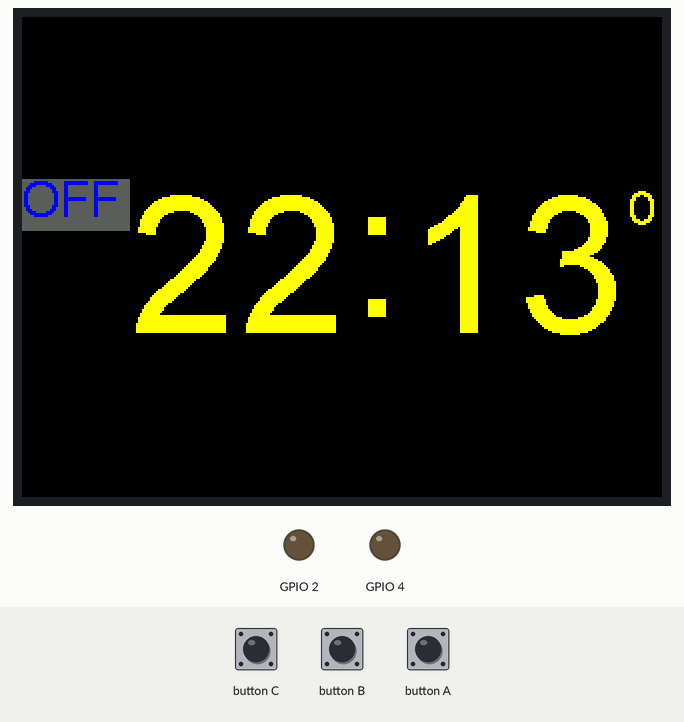
Simulated run of this sketch. Board: ESP32. Parts: 320×240 colour display, output pins drawn as LEDs (lit = HIGH). The test bench sets the inputs (shaded band).

Above: at 0.3 s.
1.5 s: button C pressed for 0.15 s
At 2.7 s:
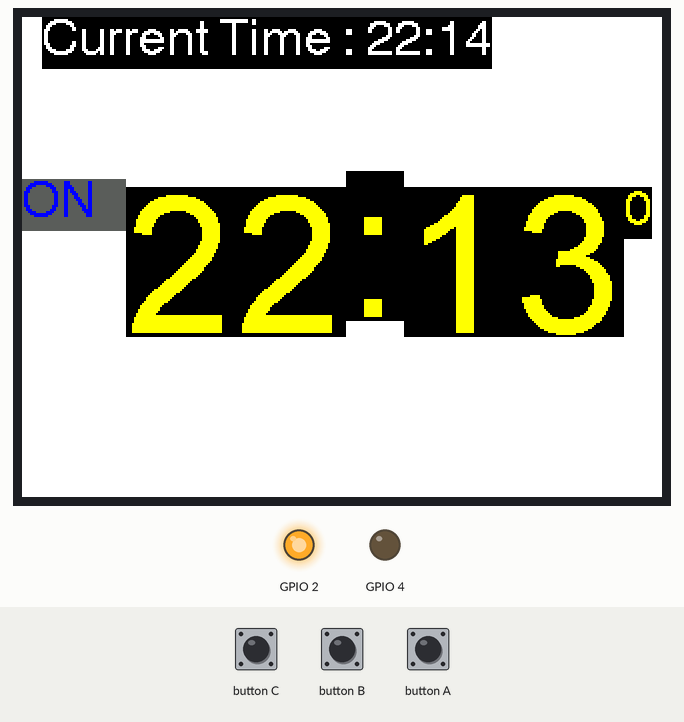
3.2 s: button B pressed for 0.15 s
At 3.8 s:
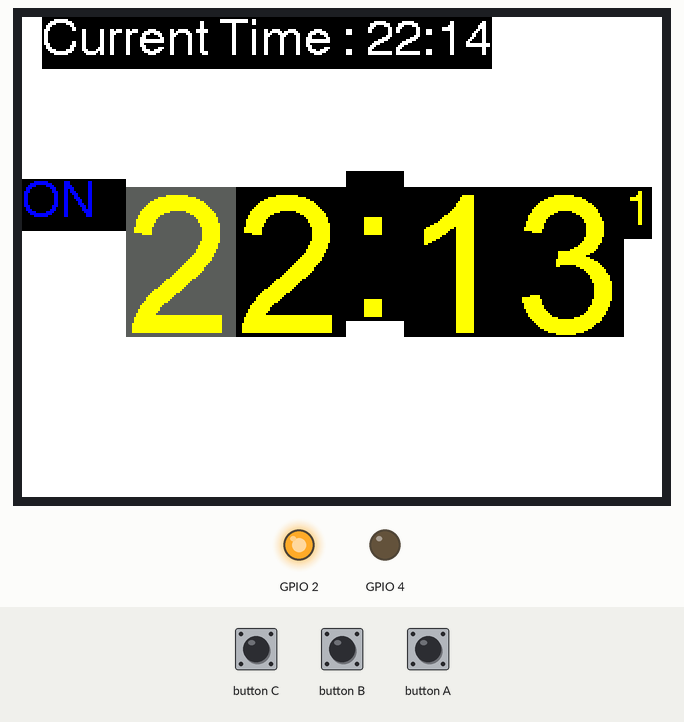
4.9 s: button C pressed for 1 s
At 6.4 s:
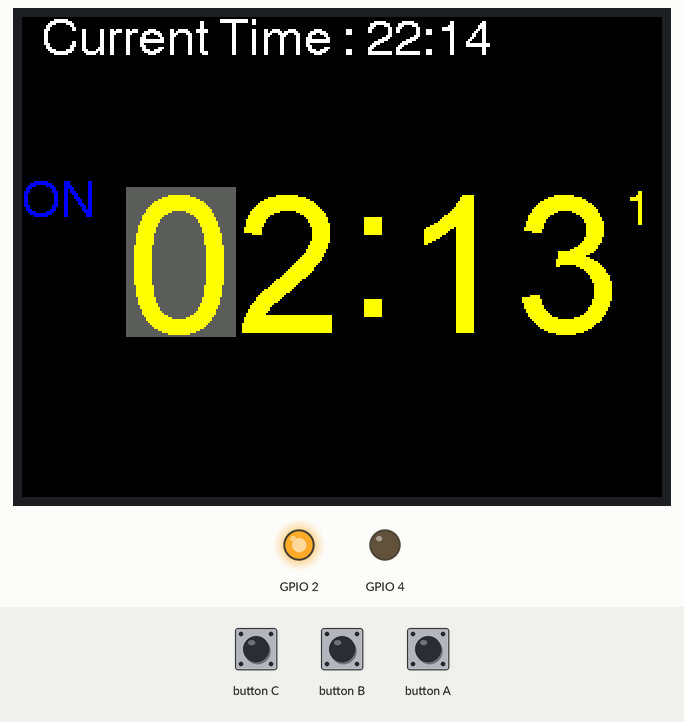
7.5 s: button A pressed for 0.15 s
At 8.2 s:
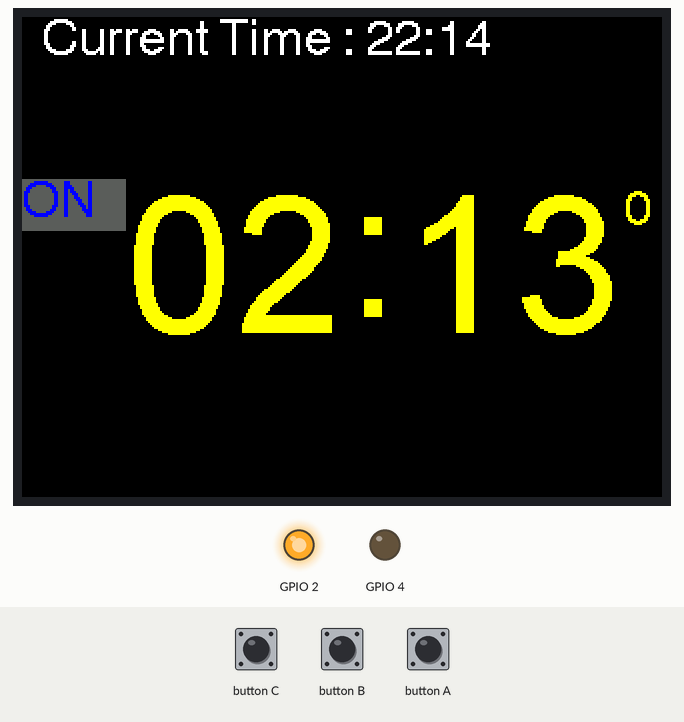
9.2 s: button A pressed for 1 s
At 11.3 s:
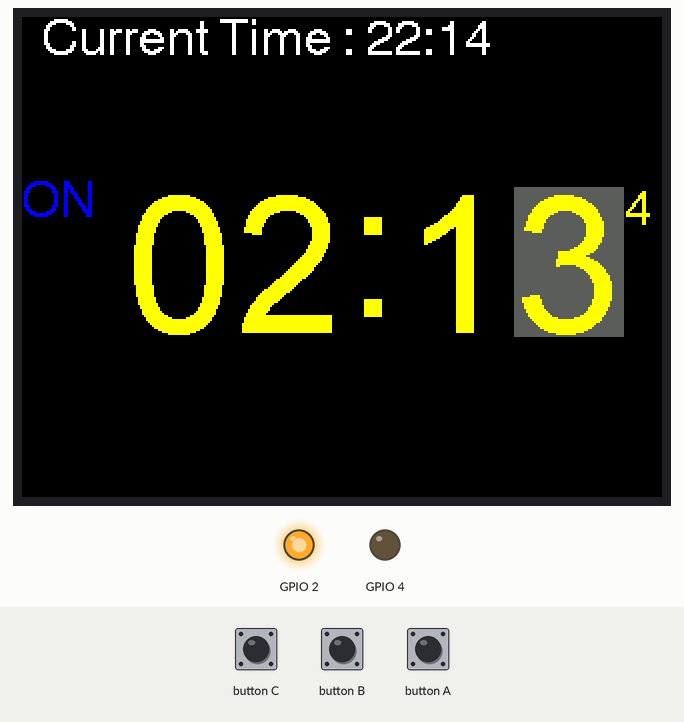
Timing chart, 0 to 12.7 s (numbered marks = the images above; inputs shaded):
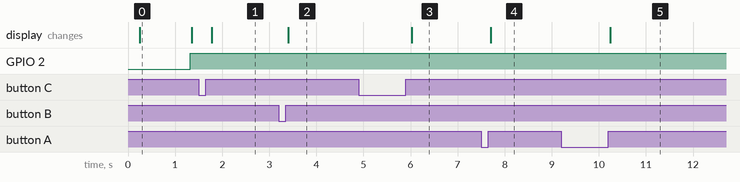

The sketch:

alarm_with_DMX.ino
```cpp
/*
 An example digital clock using a TFT LCD screen to show the time.
 Demonstrates use of the font printing routines. (Time updates but date does not.)

 It uses the time of compile/upload to set the time
 For a more accurate clock, it would be better to use the RTClib library.
 But this is just a demo...

 Make sure all the display driver and pin comnenctions are correct by
 editting the User_Setup.h file in the TFT_eSPI library folder.

 #########################################################################
 ###### DON'T FORGET TO UPDATE THE User_Setup.h FILE IN THE LIBRARY ######
 #########################################################################

 Based on clock sketch by Gilchrist 6/2/2014 1.0

A few colour codes:

code	color
0x0000	Black
0xFFFF	White
0xBDF7	Light Gray
0x7BEF	Dark Gray
0xF800	Red
0xFFE0	Yellow
0xFBE0	Orange
0x79E0	Brown
0x7E0	Green
0x7FF	Cyan
0x1F	Blue
0xF81F	Pink

 */

#include <M5Stack.h>

#define TFT_GREY 0x5AEB

uint32_t targetTime = 0;                    // for next 1 second timeout

static uint8_t conv2d(const char* p); // Forward declaration needed for IDE 1.6.x
uint16_t getColor(uint8_t red, uint8_t green, uint8_t blue);

// __TIME__ may look like: 12h05m14s
uint8_t hh = conv2d(__TIME__), mm = conv2d(__TIME__ + 3), ss = conv2d(__TIME__ + 6); // Get H, M, S from compile time
uint8_t hh_ = hh, mm_ = mm;
bool timerflag = 0;
bool alarmON = 0;

byte omm = 99, oss = 99, omm_ = 99;
byte xcolon = 0, xsecs = 0;
unsigned int colour = 0;
int8_t flag = 0;

// serial DMX output
uint8_t DMXout[512];

//--- functions ----//
bool timer_clock_diff();
void update_clock();
void show_clock();
void button_action();
void ibutton_action();
void show_timer();
int draw_timerchar(const uint8_t, const int , const int, const int, const int);
void writeDMX512();
void sendRGB(uint8_t red, uint8_t green, uint8_t blue);
void sendserialT0(uint8_t data);
// -----------------//


//----- music ---------//
#define NOTE_B1 262
#define NOTE_Cdi 277
#define NOTE_D1 294
#define NOTE_Dd1 311
#define NOTE_E1 330
#define NOTE_F1 349
#define NOTE_Fd1 370
#define NOTE_G1 392
#define NOTE_Gd1 415
#define NOTE_A1 440
#define NOTE_Ad1 466
#define NOTE_H1 494
int music[] = { NOTE_E1, NOTE_E1, NOTE_E1, NOTE_E1, NOTE_E1, NOTE_E1, NOTE_E1, NOTE_G1, NOTE_Cdi, NOTE_D1, NOTE_E1, NOTE_F1, NOTE_F1, NOTE_F1, NOTE_F1, NOTE_F1, NOTE_E1, NOTE_E1, NOTE_E1, NOTE_D1, NOTE_D1, NOTE_E1, NOTE_D1, NOTE_G1};


//-------- main start ------------------//

void setup(void) {
    // init lcd, serial, not init sd card
    M5.begin(true, false, true);
    // M5.Lcd.setRotation(1);
    M5.Lcd.fillScreen(TFT_BLACK);

    M5.Lcd.setTextSize(1);
    M5.Lcd.setTextColor(TFT_YELLOW, TFT_BLACK);

    targetTime = millis() + 1000;
    flag = 0;
}

// main function
void loop() {
    uint32_t now = millis();
  if (targetTime < now) {
    // Set next update for 1 second later
    targetTime = now + 1000*60;

    update_clock();
    //show_clock(); //showing function in the timer_clock_diff()
    alarmON = timer_clock_diff();
    if(alarmON && timerflag){
        for(int i=0;i<22;i++){
            M5.Speaker.tone(music[i],500);
        }
        //M5.Speaker.mute();
    }
  }


   if (M5.BtnA.wasReleased()) {
    flag--;
    if(flag<0) flag=4;
  } else if (M5.BtnB.wasReleased()) {
    flag++;
    if(flag>4) flag=0;
  } else if (M5.BtnC.wasReleased()) {
    button_action(); // push to increase timer
    alarmON = timer_clock_diff();
  } else if (M5.BtnC.wasReleasefor(300)) {
    ibutton_action();// long hold to decrease timer
    alarmON = timer_clock_diff();
  }

    show_timer();
    M5.update();

}

//------------------------------------//

// Function to extract numbers from compile time string
static uint8_t conv2d(const char* p) {
  uint8_t v = 0;
  if ('0' <= *p && *p <= '9')
    v = *p - '0'; //convert number string to uint number value
  return 10 * v + *++p - '0';
}

bool timer_clock_diff(){
    int diff;
    diff = ((int)hh_*60+(int)mm_)-((int)hh*60+(int)mm);

    int diff_margin = 60; // start from one hour
    // lighting( changing background color )
    if(timerflag && diff < diff_margin && diff > -diff_margin){
        float diffrate = (float)abs(diff)/(float)diff_margin;
        uint8_t red = 255-255.0*diffrate;
        uint8_t green = 255-255.0*diffrate*diffrate*diffrate*diffrate;
        uint8_t blue = 255-125.0*diffrate*diffrate;
        M5.Lcd.fillScreen(getColor(red,green,blue));
        sendRGB(red,green,blue);
    }else{
        M5.Lcd.fillScreen(getColor(0,0,0));
        sendRGB(0,0,0);
    }
    show_clock();
    if(diff==0) return 1;
    return 0;
}

uint16_t getColor(uint8_t red, uint8_t green, uint8_t blue){
  return ((red>>3)<<11) | ((green>>2)<<5) | (blue>>3);
}

void update_clock(){
    // Adjust the time values by adding 1 second
    omm = mm; // Save last minute time for display update
    mm++;              // Advance minute
    if (mm > 59) {   // Check for roll-over
    mm = 0;
    hh++;          // Advance hour
        if (hh > 23) { // Check for 24hr roll-over (could roll-over on 13)
            hh = 0;      // 0 for 24 hour clock, set to 1 for 12 hour clock
        }
    }
}

void show_clock(){
    // Update digital time
    int xpos = 10;
    int ypos = 0; // Top left corner ot clock text, about half way down
    int txtsize = 4;
    // White
    M5.Lcd.setTextColor(TFT_WHITE, TFT_BLACK);
    xpos += M5.Lcd.drawString("Current Time : ",xpos,ypos,txtsize);
    //omm = mm;
    // Draw hours and minutes
    if (hh < 10) xpos += M5.Lcd.drawChar('0', xpos, ypos, txtsize); // Add hours leading zero for 24 hr clock
    xpos += M5.Lcd.drawNumber(hh, xpos, ypos, txtsize);             // Draw hours
    //xcolon = xpos; // Save colon coord for later to flash on/off later
    xpos += M5.Lcd.drawChar(':', xpos, ypos, txtsize);
    if (mm < 10) xpos += M5.Lcd.drawChar('0', xpos, ypos, txtsize); // Add minutes leading zero
    xpos += M5.Lcd.drawNumber(mm, xpos, ypos, txtsize);             // Draw minutes

    //Back to yellow
    M5.Lcd.setTextColor(TFT_YELLOW, TFT_BLACK);

}

void show_timer(){
    // Update digital time
    int xpos = 0;
    int ypos = 85; // Top left corner ot clock text, about half way down
    int xbarpos = 0;

    //show if timer is on or off
    if(flag==0){
        if(timerflag){
            M5.Lcd.setTextColor(TFT_BLUE, TFT_GREY);
            xpos += M5.Lcd.drawString("ON   ", xpos, ypos - 4, 4);
        }else{
            M5.Lcd.setTextColor(TFT_BLUE, TFT_GREY);
            xpos += M5.Lcd.drawString("OFF ", xpos, ypos - 4, 4);
        }
    }else{
        if(timerflag){
            M5.Lcd.setTextColor(TFT_BLUE, TFT_BLACK);
            xpos += M5.Lcd.drawString("ON   ", xpos, ypos - 4, 4);
        }else{
            M5.Lcd.setTextColor(TFT_BLUE, TFT_BLACK);
            xpos += M5.Lcd.drawString("OFF ", xpos, ypos - 4, 4);
        }
    }
    M5.Lcd.setTextColor(TFT_YELLOW, TFT_BLACK);
    // Draw hours and minutes
    xpos += draw_timerchar(hh_/10, xpos, ypos, 8, 1);
    xpos += draw_timerchar(hh_%10, xpos, ypos, 8, 2);
    xpos += M5.Lcd.drawChar(':', xpos, ypos - 8, 8);
    xpos += draw_timerchar(mm_/10, xpos, ypos, 8, 3);
    xpos += draw_timerchar(mm_%10, xpos, ypos, 8, 4);
    xpos += M5.Lcd.drawNumber(flag, xpos, ypos, 4);
}

// set background color to grey if flag is correspond to that place
int draw_timerchar(const uint8_t input, const int xpos, const int ypos, const int txtsize, const int position){
    int xposout = 0;
    if(flag==position) M5.Lcd.setTextColor(TFT_YELLOW, TFT_GREY);
    xposout = M5.Lcd.drawNumber(input, xpos, ypos, txtsize);
    M5.Lcd.setTextColor(TFT_YELLOW, TFT_BLACK);
    return xposout;
}

void button_action(){
    if(flag==0){
        timerflag = !timerflag;
    }else if(flag==1){
        hh_ += 10;
        if(hh_ > 30) hh_ -= 30;
        if(hh_ > 23) hh_ -= 20;
    }else if(flag==2){
        hh_ += 1;
        if(hh_%10 == 0) hh_ -= 10;
        if(hh_ > 23) hh_ -= 4;
    }else if(flag==3){
        mm_ += 10;
        if(mm_ > 59) mm_ -= 60;
    }else if(flag==4){
        mm_ += 1;
        if(mm_%10 ==0) mm_ -= 10;
    }
}

void ibutton_action(){
    if(flag==0){
        timerflag = !timerflag;
    }else if(flag==1){
        if(hh_ > 9){ hh_ -= 10;}
        else{hh_ = 23; }
    }else if(flag==2){
        if(hh_%10 == 0){hh_ += 9;}
        else{hh_ -= 1;}
    }else if(flag==3){
        if(mm_ < 10){mm_ += 50;}
        else{mm_-= 10; }
    }else if(flag==4){
        if(mm_%10 ==0) {mm_ += 9;}
        else{mm_-=1;}
    }
}

void sendRGB(uint8_t red, uint8_t green, uint8_t blue){
    DMXout[1] = red;
    DMXout[2] = green;
    DMXout[3] = blue;
    writeDMX512();
}

void sendserialT0(uint8_t data){
    uint8_t buff = data;
    uint8_t div[8] = {1,2,4,8,16,32,64,128};
    pinMode(T0,OUTPUT);
    pinMode(T2,OUTPUT);

    // start code
    digitalWrite(T0,1);//set HIGH
    digitalWrite(T2,0);
    delayMicroseconds(4);

    // senddata
    for(int i=7;i>-1;i--){
        if(buff/div[i] >= 1){
            buff -= div[i];
            digitalWrite(T0,1);//set HIGH
            digitalWrite(T2,0);
            delayMicroseconds(4);
        }else{
            digitalWrite(T0,0);//set LoW
            digitalWrite(T2,1);
            delayMicroseconds(4);
        }
    }
    // stop code
    digitalWrite(T0,0);//set HIGH
    digitalWrite(T2,1);
    delayMicroseconds(8);

}

// use T0 as serial port
void writeDMX512(){
    pinMode(T0,OUTPUT);
    pinMode(T2,OUTPUT);
    digitalWrite(T0,0);//Break as LOW
    digitalWrite(T2,1);//Break as LOW
    delayMicroseconds(176);
    digitalWrite(T0,1);//MAB as HIGH
    digitalWrite(T2,0);
    delayMicroseconds(16);
    sendserialT0(0);
    //Serial.begin(250000,SERIAL_8N2);
    //Serial.write(0x0);//Start Code as 0
    for(int i;i<512;i++){
        //Serial.write(DMXout[i]);
        sendserialT0(DMXout[i]);
    }
    //Serial.write(x);//Ch1 Data
    //Serial.end();
 }
```

Measured:
- after the input at 1.5 s, the display: changes after 0.28 s (image 1)
- after the input at 3.2 s, the display: changes after 0.20 s (image 2)
- after the input at 4.9 s, the display: changes after 1.1 s (image 3)
- after the input at 7.5 s, the display: changes after 0.20 s (image 4)
- after the input at 9.2 s, the display: changes after 1.0 s (image 5)
- what the display in image 0 shows lasts 1.1 s, from 0.3 s to 1.4 s
